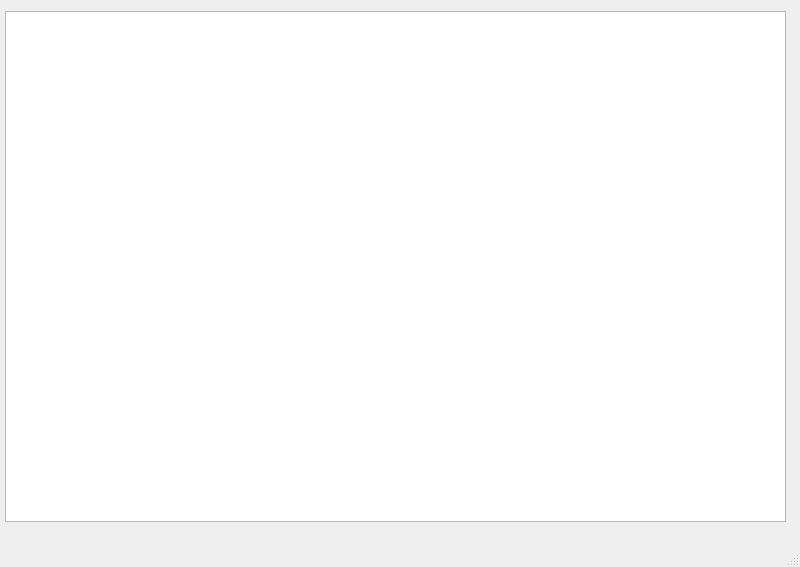
<?xml version="1.0" encoding="UTF-8"?>
<ui version="4.0">
 <class>MainWindow</class>
 <widget class="QMainWindow" name="MainWindow">
  <property name="geometry">
   <rect>
    <x>0</x>
    <y>0</y>
    <width>800</width>
    <height>567</height>
   </rect>
  </property>
  <property name="windowTitle">
   <string>MainWindow</string>
  </property>
  <widget class="QWidget" name="centralwidget">
   <widget class="QGraphicsView" name="graphicsView">
    <property name="geometry">
     <rect>
      <x>5</x>
      <y>11</y>
      <width>781</width>
      <height>511</height>
     </rect>
    </property>
   </widget>
  </widget>
  <widget class="QMenuBar" name="menubar">
   <property name="geometry">
    <rect>
     <x>0</x>
     <y>0</y>
     <width>800</width>
     <height>22</height>
    </rect>
   </property>
  </widget>
  <widget class="QStatusBar" name="statusbar"/>
 </widget>
 <resources/>
 <connections/>
</ui>
